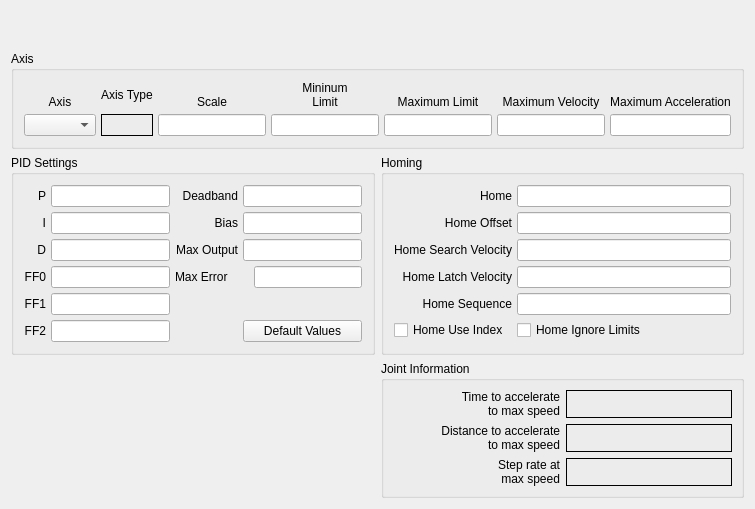
              <widget class="QWidget" name="joint3tab_2">
               <attribute name="title">
                <string>Joint 3</string>
               </attribute>
               <layout class="QGridLayout" name="gridLayout_70">
                <item row="2" column="1">
                 <widget class="QGroupBox" name="groupBox_27">
                  <property name="title">
                   <string>Homing</string>
                  </property>
                  <layout class="QGridLayout" name="gridLayout_73">
                   <property name="margin">
                    <number>10</number>
                   </property>
                   <property name="spacing">
                    <number>5</number>
                   </property>
                   <item row="1" column="1">
                    <widget class="QLineEdit" name="homeOffset_8">
                     <property name="toolTip">
                      <string>&lt;html&gt;&lt;head/&gt;&lt;body&gt;&lt;p&gt;Home Offset can be used to back off of the home switch&lt;/p&gt;&lt;/body&gt;&lt;/html&gt;</string>
                     </property>
                     <property name="alignment">
                      <set>Qt::AlignRight|Qt::AlignTrailing|Qt::AlignVCenter</set>
                     </property>
                    </widget>
                   </item>
                   <item row="0" column="0">
                    <widget class="QLabel" name="label_548">
                     <property name="text">
                      <string>Home</string>
                     </property>
                     <property name="alignment">
                      <set>Qt::AlignRight|Qt::AlignTrailing|Qt::AlignVCenter</set>
                     </property>
                    </widget>
                   </item>
                   <item row="0" column="1">
                    <widget class="QLineEdit" name="home_8">
                     <property name="toolTip">
                      <string>&lt;html&gt;&lt;head/&gt;&lt;body&gt;&lt;p&gt;Home is usually set to 0&lt;/p&gt;&lt;/body&gt;&lt;/html&gt;</string>
                     </property>
                     <property name="alignment">
                      <set>Qt::AlignRight|Qt::AlignTrailing|Qt::AlignVCenter</set>
                     </property>
                    </widget>
                   </item>
                   <item row="1" column="0">
                    <widget class="QLabel" name="label_549">
                     <property name="text">
                      <string>Home Offset</string>
                     </property>
                     <property name="alignment">
                      <set>Qt::AlignRight|Qt::AlignTrailing|Qt::AlignVCenter</set>
                     </property>
                    </widget>
                   </item>
                   <item row="2" column="0">
                    <widget class="QLabel" name="label_550">
                     <property name="text">
                      <string>Home Search Velocity</string>
                     </property>
                     <property name="alignment">
                      <set>Qt::AlignRight|Qt::AlignTrailing|Qt::AlignVCenter</set>
                     </property>
                    </widget>
                   </item>
                   <item row="2" column="1">
                    <widget class="QLineEdit" name="homeSearchVel_8">
                     <property name="toolTip">
                      <string>&lt;html&gt;&lt;head/&gt;&lt;body&gt;&lt;p&gt;Search Velocity is in units per second&lt;/p&gt;&lt;/body&gt;&lt;/html&gt;</string>
                     </property>
                     <property name="alignment">
                      <set>Qt::AlignRight|Qt::AlignTrailing|Qt::AlignVCenter</set>
                     </property>
                    </widget>
                   </item>
                   <item row="3" column="0">
                    <widget class="QLabel" name="label_551">
                     <property name="text">
                      <string>Home Latch Velocity</string>
                     </property>
                     <property name="alignment">
                      <set>Qt::AlignRight|Qt::AlignTrailing|Qt::AlignVCenter</set>
                     </property>
                    </widget>
                   </item>
                   <item row="3" column="1">
                    <widget class="QLineEdit" name="homeLatchVel_8">
                     <property name="toolTip">
                      <string>&lt;html&gt;&lt;head/&gt;&lt;body&gt;&lt;p&gt;Latch Velocity is in user units per second&lt;br/&gt;usually set slower than Search Velocity&lt;/p&gt;&lt;/body&gt;&lt;/html&gt;</string>
                     </property>
                     <property name="alignment">
                      <set>Qt::AlignRight|Qt::AlignTrailing|Qt::AlignVCenter</set>
                     </property>
                    </widget>
                   </item>
                   <item row="5" column="0">
                    <widget class="QCheckBox" name="homeUseIndex_8">
                     <property name="text">
                      <string>Home Use Index</string>
                     </property>
                    </widget>
                   </item>
                   <item row="5" column="1">
                    <widget class="QCheckBox" name="homeIgnoreLimits_8">
                     <property name="text">
                      <string>Home Ignore Limits</string>
                     </property>
                    </widget>
                   </item>
                   <item row="4" column="1">
                    <widget class="QLineEdit" name="homeSequence_8">
                     <property name="toolTip">
                      <string>&lt;html&gt;&lt;head/&gt;&lt;body&gt;&lt;p&gt;Home sequences start at 0 and do not skip a number.&lt;/p&gt;&lt;p&gt;Multiple joint axis use a negative number.&lt;/p&gt;&lt;p&gt;Leave blank to home the joint manually.&lt;/p&gt;&lt;/body&gt;&lt;/html&gt;</string>
                     </property>
                    </widget>
                   </item>
                   <item row="4" column="0">
                    <widget class="QLabel" name="label_552">
                     <property name="text">
                      <string>Home Sequence</string>
                     </property>
                     <property name="alignment">
                      <set>Qt::AlignRight|Qt::AlignTrailing|Qt::AlignVCenter</set>
                     </property>
                    </widget>
                   </item>
                  </layout>
                 </widget>
                </item>
                <item row="1" column="0" colspan="2">
                 <widget class="QGroupBox" name="jointAxisGroup_8">
                  <property name="title">
                   <string>Axis</string>
                  </property>
                  <layout class="QGridLayout" name="gridLayout_71">
                   <property name="margin">
                    <number>10</number>
                   </property>
                   <property name="spacing">
                    <number>5</number>
                   </property>
                   <item row="1" column="0">
                    <widget class="QComboBox" name="axisCB_8"/>
                   </item>
                   <item row="0" column="3">
                    <widget class="QLabel" name="label_531">
                     <property name="text">
                      <string>&lt;html&gt;&lt;head/&gt;&lt;body&gt;&lt;p&gt;Mininum&lt;br/&gt;Limit&lt;/p&gt;&lt;/body&gt;&lt;/html&gt;</string>
                     </property>
                     <property name="alignment">
                      <set>Qt::AlignBottom|Qt::AlignHCenter</set>
                     </property>
                     <property name="wordWrap">
                      <bool>true</bool>
                     </property>
                    </widget>
                   </item>
                   <item row="0" column="0">
                    <widget class="QLabel" name="label_532">
                     <property name="text">
                      <string>Axis</string>
                     </property>
                     <property name="alignment">
                      <set>Qt::AlignBottom|Qt::AlignHCenter</set>
                     </property>
                    </widget>
                   </item>
                   <item row="1" column="3">
                    <widget class="QLineEdit" name="minLimit_8">
                     <property name="alignment">
                      <set>Qt::AlignRight|Qt::AlignTrailing|Qt::AlignVCenter</set>
                     </property>
                    </widget>
                   </item>
                   <item row="1" column="4">
                    <widget class="QLineEdit" name="maxLimit_8">
                     <property name="alignment">
                      <set>Qt::AlignRight|Qt::AlignTrailing|Qt::AlignVCenter</set>
                     </property>
                    </widget>
                   </item>
                   <item row="0" column="4">
                    <widget class="QLabel" name="label_533">
                     <property name="text">
                      <string>Maximum Limit</string>
                     </property>
                     <property name="textFormat">
                      <enum>Qt::AutoText</enum>
                     </property>
                     <property name="alignment">
                      <set>Qt::AlignBottom|Qt::AlignHCenter</set>
                     </property>
                     <property name="wordWrap">
                      <bool>true</bool>
                     </property>
                    </widget>
                   </item>
                   <item row="0" column="5">
                    <widget class="QLabel" name="label_534">
                     <property name="text">
                      <string>Maximum Velocity</string>
                     </property>
                     <property name="alignment">
                      <set>Qt::AlignBottom|Qt::AlignHCenter</set>
                     </property>
                     <property name="wordWrap">
                      <bool>true</bool>
                     </property>
                    </widget>
                   </item>
                   <item row="1" column="5">
                    <widget class="QLineEdit" name="maxVelocity_8">
                     <property name="alignment">
                      <set>Qt::AlignRight|Qt::AlignTrailing|Qt::AlignVCenter</set>
                     </property>
                    </widget>
                   </item>
                   <item row="1" column="6">
                    <widget class="QLineEdit" name="maxAccel_8">
                     <property name="alignment">
                      <set>Qt::AlignRight|Qt::AlignTrailing|Qt::AlignVCenter</set>
                     </property>
                    </widget>
                   </item>
                   <item row="0" column="2">
                    <widget class="QLabel" name="label_535">
                     <property name="text">
                      <string>Scale</string>
                     </property>
                     <property name="alignment">
                      <set>Qt::AlignBottom|Qt::AlignHCenter</set>
                     </property>
                    </widget>
                   </item>
                   <item row="0" column="6">
                    <widget class="QLabel" name="label_536">
                     <property name="text">
                      <string>Maximum Acceleration</string>
                     </property>
                     <property name="alignment">
                      <set>Qt::AlignBottom|Qt::AlignHCenter</set>
                     </property>
                     <property name="wordWrap">
                      <bool>true</bool>
                     </property>
                    </widget>
                   </item>
                   <item row="0" column="1">
                    <widget class="QLabel" name="label_537">
                     <property name="text">
                      <string>Axis Type</string>
                     </property>
                    </widget>
                   </item>
                   <item row="1" column="1">
                    <widget class="QLabel" name="axisType_8">
                     <property name="frameShape">
                      <enum>QFrame::Box</enum>
                     </property>
                     <property name="text">
                      <string/>
                     </property>
                    </widget>
                   </item>
                   <item row="1" column="2">
                    <widget class="QLineEdit" name="scale_8"/>
                   </item>
                  </layout>
                 </widget>
                </item>
                <item row="2" column="0">
                 <widget class="QGroupBox" name="groupBox_26">
                  <property name="title">
                   <string>PID Settings</string>
                  </property>
                  <layout class="QGridLayout" name="gridLayout_72">
                   <property name="margin">
                    <number>10</number>
                   </property>
                   <property name="spacing">
                    <number>5</number>
                   </property>
                   <item row="0" column="0">
                    <widget class="QLabel" name="label_538">
                     <property name="text">
                      <string>P</string>
                     </property>
                     <property name="alignment">
                      <set>Qt::AlignRight|Qt::AlignTrailing|Qt::AlignVCenter</set>
                     </property>
                    </widget>
                   </item>
                   <item row="0" column="1">
                    <widget class="QLineEdit" name="p_8">
                     <property name="text">
                      <string/>
                     </property>
                     <property name="alignment">
                      <set>Qt::AlignRight|Qt::AlignTrailing|Qt::AlignVCenter</set>
                     </property>
                    </widget>
                   </item>
                   <item row="0" column="2">
                    <widget class="QLabel" name="label_539">
                     <property name="text">
                      <string>Deadband</string>
                     </property>
                     <property name="alignment">
                      <set>Qt::AlignRight|Qt::AlignTrailing|Qt::AlignVCenter</set>
                     </property>
                    </widget>
                   </item>
                   <item row="0" column="3">
                    <widget class="QLineEdit" name="deadband_8">
                     <property name="text">
                      <string/>
                     </property>
                     <property name="alignment">
                      <set>Qt::AlignRight|Qt::AlignTrailing|Qt::AlignVCenter</set>
                     </property>
                    </widget>
                   </item>
                   <item row="1" column="0">
                    <widget class="QLabel" name="label_540">
                     <property name="text">
                      <string>I</string>
                     </property>
                     <property name="alignment">
                      <set>Qt::AlignRight|Qt::AlignTrailing|Qt::AlignVCenter</set>
                     </property>
                    </widget>
                   </item>
                   <item row="1" column="1">
                    <widget class="QLineEdit" name="i_8">
                     <property name="text">
                      <string/>
                     </property>
                     <property name="alignment">
                      <set>Qt::AlignRight|Qt::AlignTrailing|Qt::AlignVCenter</set>
                     </property>
                    </widget>
                   </item>
                   <item row="1" column="2">
                    <widget class="QLabel" name="label_541">
                     <property name="text">
                      <string>Bias</string>
                     </property>
                     <property name="alignment">
                      <set>Qt::AlignRight|Qt::AlignTrailing|Qt::AlignVCenter</set>
                     </property>
                    </widget>
                   </item>
                   <item row="1" column="3">
                    <widget class="QLineEdit" name="bias_8">
                     <property name="text">
                      <string/>
                     </property>
                     <property name="alignment">
                      <set>Qt::AlignRight|Qt::AlignTrailing|Qt::AlignVCenter</set>
                     </property>
                    </widget>
                   </item>
                   <item row="2" column="0">
                    <widget class="QLabel" name="label_542">
                     <property name="text">
                      <string>D</string>
                     </property>
                     <property name="alignment">
                      <set>Qt::AlignRight|Qt::AlignTrailing|Qt::AlignVCenter</set>
                     </property>
                    </widget>
                   </item>
                   <item row="2" column="1">
                    <widget class="QLineEdit" name="d_8">
                     <property name="text">
                      <string/>
                     </property>
                     <property name="alignment">
                      <set>Qt::AlignRight|Qt::AlignTrailing|Qt::AlignVCenter</set>
                     </property>
                    </widget>
                   </item>
                   <item row="2" column="2">
                    <widget class="QLabel" name="label_543">
                     <property name="text">
                      <string>Max Output</string>
                     </property>
                     <property name="alignment">
                      <set>Qt::AlignRight|Qt::AlignTrailing|Qt::AlignVCenter</set>
                     </property>
                    </widget>
                   </item>
                   <item row="2" column="3">
                    <widget class="QLineEdit" name="maxOutput_8">
                     <property name="text">
                      <string/>
                     </property>
                     <property name="alignment">
                      <set>Qt::AlignRight|Qt::AlignTrailing|Qt::AlignVCenter</set>
                     </property>
                    </widget>
                   </item>
                   <item row="3" column="0">
                    <widget class="QLabel" name="label_544">
                     <property name="text">
                      <string>FF0</string>
                     </property>
                     <property name="alignment">
                      <set>Qt::AlignRight|Qt::AlignTrailing|Qt::AlignVCenter</set>
                     </property>
                    </widget>
                   </item>
                   <item row="3" column="1">
                    <widget class="QLineEdit" name="ff0_8">
                     <property name="text">
                      <string/>
                     </property>
                     <property name="alignment">
                      <set>Qt::AlignRight|Qt::AlignTrailing|Qt::AlignVCenter</set>
                     </property>
                    </widget>
                   </item>
                   <item row="4" column="0">
                    <widget class="QLabel" name="label_545">
                     <property name="text">
                      <string>FF1</string>
                     </property>
                     <property name="alignment">
                      <set>Qt::AlignRight|Qt::AlignTrailing|Qt::AlignVCenter</set>
                     </property>
                    </widget>
                   </item>
                   <item row="4" column="1">
                    <widget class="QLineEdit" name="ff1_8">
                     <property name="text">
                      <string/>
                     </property>
                     <property name="alignment">
                      <set>Qt::AlignRight|Qt::AlignTrailing|Qt::AlignVCenter</set>
                     </property>
                    </widget>
                   </item>
                   <item row="5" column="0">
                    <widget class="QLabel" name="label_546">
                     <property name="text">
                      <string>FF2</string>
                     </property>
                     <property name="alignment">
                      <set>Qt::AlignRight|Qt::AlignTrailing|Qt::AlignVCenter</set>
                     </property>
                    </widget>
                   </item>
                   <item row="5" column="1">
                    <widget class="QLineEdit" name="ff2_8">
                     <property name="text">
                      <string/>
                     </property>
                     <property name="alignment">
                      <set>Qt::AlignRight|Qt::AlignTrailing|Qt::AlignVCenter</set>
                     </property>
                    </widget>
                   </item>
                   <item row="5" column="3">
                    <widget class="QPushButton" name="pidDefault_8">
                     <property name="text">
                      <string>Default Values</string>
                     </property>
                    </widget>
                   </item>
                   <item row="3" column="3" alignment="Qt::AlignRight">
                    <widget class="QLineEdit" name="maxError_8"/>
                   </item>
                   <item row="3" column="2">
                    <widget class="QLabel" name="label_547">
                     <property name="text">
                      <string>Max Error</string>
                     </property>
                    </widget>
                   </item>
                  </layout>
                 </widget>
                </item>
                <item row="3" column="1">
                 <widget class="QGroupBox" name="gridGroupBox_13">
                  <property name="title">
                   <string>Joint Information</string>
                  </property>
                  <layout class="QGridLayout" name="gridLayout_75">
                   <item row="0" column="0">
                    <widget class="QLabel" name="label_561">
                     <property name="text">
                      <string>Time to accelerate
to max speed</string>
                     </property>
                     <property name="alignment">
                      <set>Qt::AlignRight|Qt::AlignTrailing|Qt::AlignVCenter</set>
                     </property>
                    </widget>
                   </item>
                   <item row="0" column="1">
                    <widget class="QLabel" name="timeJoint_8">
                     <property name="frameShape">
                      <enum>QFrame::Box</enum>
                     </property>
                     <property name="text">
                      <string/>
                     </property>
                    </widget>
                   </item>
                   <item row="1" column="1">
                    <widget class="QLabel" name="distanceJoint_8">
                     <property name="frameShape">
                      <enum>QFrame::Box</enum>
                     </property>
                     <property name="text">
                      <string/>
                     </property>
                    </widget>
                   </item>
                   <item row="1" column="0">
                    <widget class="QLabel" name="label_562">
                     <property name="text">
                      <string>Distance to accelerate
to max speed</string>
                     </property>
                     <property name="alignment">
                      <set>Qt::AlignRight|Qt::AlignTrailing|Qt::AlignVCenter</set>
                     </property>
                    </widget>
                   </item>
                   <item row="2" column="0">
                    <widget class="QLabel" name="label_563">
                     <property name="text">
                      <string>Step rate at
max speed</string>
                     </property>
                     <property name="alignment">
                      <set>Qt::AlignRight|Qt::AlignTrailing|Qt::AlignVCenter</set>
                     </property>
                    </widget>
                   </item>
                   <item row="2" column="1">
                    <widget class="QLabel" name="stepRateJoint_8">
                     <property name="frameShape">
                      <enum>QFrame::Box</enum>
                     </property>
                     <property name="text">
                      <string/>
                     </property>
                    </widget>
                   </item>
                  </layout>
                 </widget>
                </item>
                <item row="0" column="0" colspan="2">
                 <spacer name="verticalSpacer_9">
                  <property name="orientation">
                   <enum>Qt::Vertical</enum>
                  </property>
                  <property name="sizeHint" stdset="0">
                   <size>
                    <width>20</width>
                    <height>40</height>
                   </size>
                  </property>
                 </spacer>
                </item>
               </layout>
              </widget>
